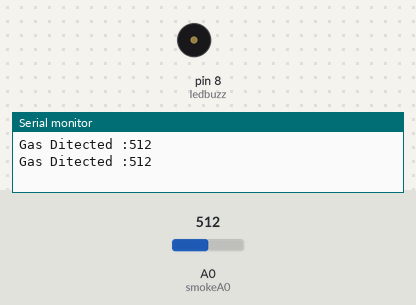
The sketch below on a simulated Arduino Uno, built with avr-gcc and run on an emulated ATmega328P. Parts: buzzer (waves = sounding, pin HIGH), the last lines printed to the serial monitor. The test bench sets the inputs (shaded band); at power-on: A0 (smokeA0) = 512.

Above: at 2.5 s.
2.6 s: A0 (smokeA0) set to 491
At 3.5 s:
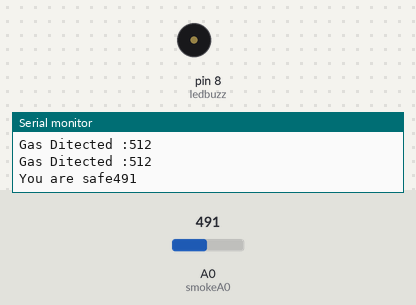
6.4 s: A0 (smokeA0) set to 510
At 7.3 s:
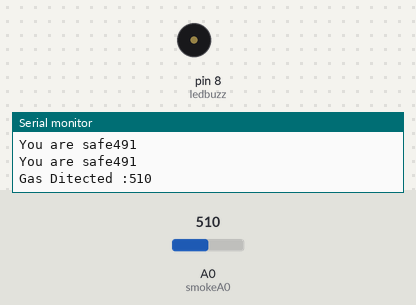
11.8 s: A0 (smokeA0) set to 490
At 12.8 s:
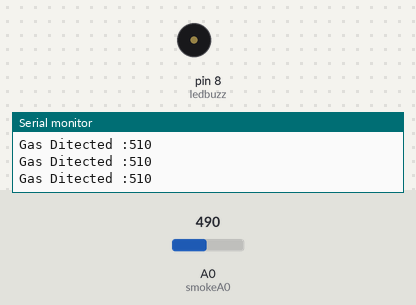
Timing chart, 0 to 14.8 s (numbered marks = the images above; inputs shaded):
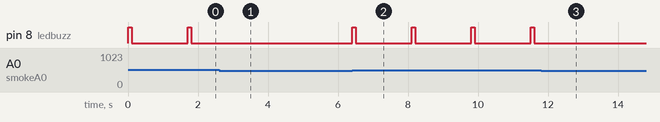

The sketch:

1_Gas_Sensor.ino
```cpp
int smokeA0 = A0;
int ledbuzz = 8;
int limit = 500;
int value;
//float duration;

void setup() {
  // put your setup code here, to run once:
  pinMode(ledbuzz,OUTPUT);
  pinMode(smokeA0,INPUT);
  Serial.begin(9600);
}

void loop() {
  // put your main code here, to run repeatedly:

  value = analogRead(smokeA0);

  if(value >= limit)
  {
    digitalWrite(ledbuzz, HIGH);
    delay(100);
    digitalWrite(ledbuzz, LOW);
    delay(100);

    Serial.print("Gas Ditected :");
    Serial.println(value);
    //Serial.println("cm");

  }
  else
  {
    Serial.print("You are safe");
    Serial.println(value);
  }

   delay(1500);
}
```

Measured:
- the behaviour switches between 500 and 499 on A0 (smokeA0) (found by bisection; images 0 and 1)
- after the input at 2.6 s, pin 8 (ledbuzz): stops changing and stays LOW
- after the input at 6.4 s, pin 8 (ledbuzz): alternates HIGH for 0.10 s and LOW for 1.6 s, starting at once
- after the input at 11.8 s, pin 8 (ledbuzz): stops changing and stays LOW
- by itself, pin 8 (ledbuzz): alternates HIGH for 0.10 s and LOW for 1.6 s
